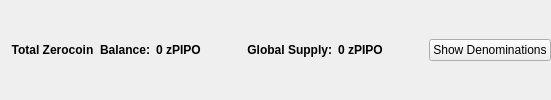
                       <widget class="QFrame" name="balanceSupplyFrame">
                        <layout class="QHBoxLayout" name="horizontalLayout_2" stretch="0,0,0,1,0">
                         <property name="rightMargin">
                          <number>0</number>
                         </property>
                         <item>
                          <layout class="QHBoxLayout" name="horizontalLayout_34">
                           <item>
                            <widget class="QLabel" name="labelzAvailableText_3">
                             <property name="font">
                              <font>
                               <weight>75</weight>
                               <bold>true</bold>
                              </font>
                             </property>
                             <property name="toolTip">
                              <string>Total Balance including unconfirmed and immature zPIPO</string>
                             </property>
                             <property name="text">
                              <string>Total Zerocoin  Balance:</string>
                             </property>
                             <property name="alignment">
                              <set>Qt::AlignRight|Qt::AlignTrailing|Qt::AlignVCenter</set>
                             </property>
                            </widget>
                           </item>
                           <item>
                            <widget class="QLabel" name="labelzAvailableAmount_4">
                             <property name="minimumSize">
                              <size>
                               <width>40</width>
                               <height>0</height>
                              </size>
                             </property>
                             <property name="font">
                              <font>
                               <weight>75</weight>
                               <bold>true</bold>
                              </font>
                             </property>
                             <property name="toolTip">
                              <string>Total Balance including unconfirmed and immature zPIPO</string>
                             </property>
                             <property name="text">
                              <string>0 zPIPO</string>
                             </property>
                             <property name="alignment">
                              <set>Qt::AlignLeading|Qt::AlignLeft|Qt::AlignVCenter</set>
                             </property>
                            </widget>
                           </item>
                          </layout>
                         </item>
                         <item>
                          <spacer name="horizontalSpacer_32">
                           <property name="orientation">
                            <enum>Qt::Horizontal</enum>
                           </property>
                           <property name="sizeHint" stdset="0">
                            <size>
                             <width>40</width>
                             <height>20</height>
                            </size>
                           </property>
                          </spacer>
                         </item>
                         <item>
                          <layout class="QHBoxLayout" name="horizontalLayout_35">
                           <item>
                            <widget class="QLabel" name="labelZsupplyText_2">
                             <property name="font">
                              <font>
                               <weight>75</weight>
                               <bold>true</bold>
                              </font>
                             </property>
                             <property name="text">
                              <string>Global Supply:</string>
                             </property>
                             <property name="alignment">
                              <set>Qt::AlignRight|Qt::AlignTrailing|Qt::AlignVCenter</set>
                             </property>
                            </widget>
                           </item>
                           <item>
                            <widget class="QLabel" name="labelZsupplyAmount_2">
                             <property name="font">
                              <font>
                               <weight>75</weight>
                               <bold>true</bold>
                              </font>
                             </property>
                             <property name="text">
                              <string>0 zPIPO</string>
                             </property>
                            </widget>
                           </item>
                          </layout>
                         </item>
                         <item>
                          <spacer name="horizontalSpacer_31">
                           <property name="orientation">
                            <enum>Qt::Horizontal</enum>
                           </property>
                           <property name="sizeHint" stdset="0">
                            <size>
                             <width>40</width>
                             <height>20</height>
                            </size>
                           </property>
                          </spacer>
                         </item>
                         <item>
                          <widget class="QPushButton" name="pushButtonShowDenoms">
                           <property name="toolTip">
                            <string>Show zPIPO denominations list</string>
                           </property>
                           <property name="text">
                            <string>Show Denominations</string>
                           </property>
                          </widget>
                         </item>
                        </layout>
                       </widget>
